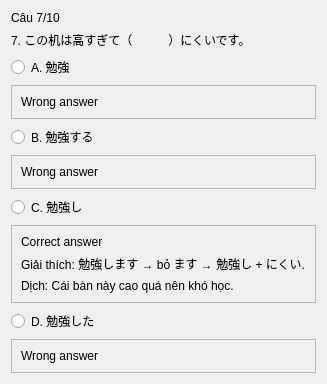
               <widget class="QWidget" name="page_13">
                <layout class="QVBoxLayout" name="verticalLayout_6">
                 <item>
                  <widget class="QLabel" name="label_96">
                   <property name="text">
                    <string>Câu 7/10</string>
                   </property>
                  </widget>
                 </item>
                 <item>
                  <widget class="QLabel" name="label_97">
                   <property name="text">
                    <string>7. この机は高すぎて（　　　）にくいです。</string>
                   </property>
                  </widget>
                 </item>
                 <item>
                  <widget class="QRadioButton" name="radioButton_49">
                   <property name="text">
                    <string>A. 勉強</string>
                   </property>
                  </widget>
                 </item>
                 <item>
                  <widget class="QFrame" name="frame_5">
                   <property name="frameShape">
                    <enum>QFrame::StyledPanel</enum>
                   </property>
                   <property name="frameShadow">
                    <enum>QFrame::Raised</enum>
                   </property>
                   <layout class="QVBoxLayout" name="verticalLayout_10">
                    <item>
                     <widget class="QLabel" name="label_11">
                      <property name="text">
                       <string>Wrong answer</string>
                      </property>
                     </widget>
                    </item>
                   </layout>
                  </widget>
                 </item>
                 <item>
                  <widget class="QRadioButton" name="radioButton_50">
                   <property name="text">
                    <string>B. 勉強する</string>
                   </property>
                  </widget>
                 </item>
                 <item>
                  <widget class="QFrame" name="frame_6">
                   <property name="frameShape">
                    <enum>QFrame::StyledPanel</enum>
                   </property>
                   <property name="frameShadow">
                    <enum>QFrame::Raised</enum>
                   </property>
                   <layout class="QVBoxLayout" name="verticalLayout_9">
                    <item>
                     <widget class="QLabel" name="label_10">
                      <property name="text">
                       <string>Wrong answer</string>
                      </property>
                     </widget>
                    </item>
                   </layout>
                  </widget>
                 </item>
                 <item>
                  <widget class="QRadioButton" name="radioButton_51">
                   <property name="text">
                    <string>C. 勉強し</string>
                   </property>
                  </widget>
                 </item>
                 <item>
                  <widget class="QFrame" name="frame_7">
                   <property name="frameShape">
                    <enum>QFrame::StyledPanel</enum>
                   </property>
                   <property name="frameShadow">
                    <enum>QFrame::Raised</enum>
                   </property>
                   <layout class="QVBoxLayout" name="verticalLayout_8">
                    <item>
                     <widget class="QLabel" name="label_9">
                      <property name="text">
                       <string>Correct answer</string>
                      </property>
                     </widget>
                    </item>
                    <item>
                     <widget class="QLabel" name="label_8">
                      <property name="text">
                       <string>Giải thích: 勉強します → bỏ ます → 勉強し + にくい.</string>
                      </property>
                     </widget>
                    </item>
                    <item>
                     <widget class="QLabel" name="label_7">
                      <property name="text">
                       <string>Dịch: Cái bàn này cao quá nên khó học.</string>
                      </property>
                     </widget>
                    </item>
                   </layout>
                  </widget>
                 </item>
                 <item>
                  <widget class="QRadioButton" name="radioButton_52">
                   <property name="text">
                    <string>D. 勉強した</string>
                   </property>
                  </widget>
                 </item>
                 <item>
                  <widget class="QFrame" name="frame_8">
                   <property name="frameShape">
                    <enum>QFrame::StyledPanel</enum>
                   </property>
                   <property name="frameShadow">
                    <enum>QFrame::Raised</enum>
                   </property>
                   <layout class="QVBoxLayout" name="verticalLayout_7">
                    <item>
                     <widget class="QLabel" name="label_12">
                      <property name="text">
                       <string>Wrong answer</string>
                      </property>
                     </widget>
                    </item>
                   </layout>
                  </widget>
                 </item>
                </layout>
               </widget>
